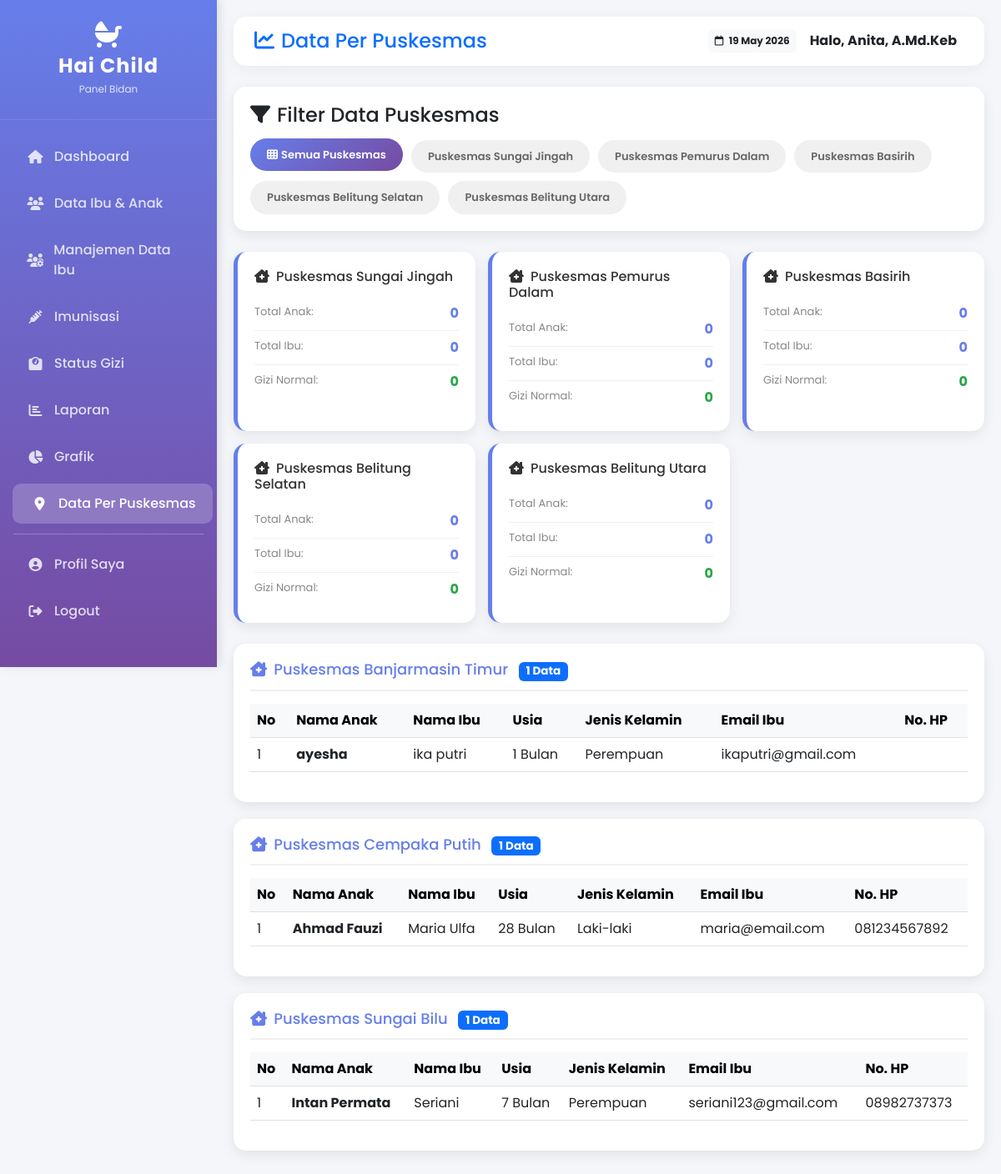
Screenshot of /bidan/data_per_puskesmas.php (signed in) with the database file from the repository.
### tables this page shows
CREATE TABLE `ibu_anak` (
  `id` int(11) NOT NULL,
  `user_id` int(11) NOT NULL,
  `nama_ibu` varchar(100) NOT NULL,
  `nama_anak` varchar(100) NOT NULL,
  `tanggal_lahir_anak` date NOT NULL,
  `jenis_kelamin` enum('L','P') NOT NULL,
  `puskesmas` varchar(100) NOT NULL DEFAULT 'Puskesmas Cempaka Putih',
  `created_at` timestamp NOT NULL DEFAULT current_timestamp(),
  `updated_at` timestamp NOT NULL DEFAULT current_timestamp() ON UPDATE current_timestamp()
);

CREATE TABLE `users` (
  `id` int(11) NOT NULL,
  `username` varchar(50) NOT NULL,
  `password` varchar(255) NOT NULL,
  `role` enum('bidan','ibu_anak') NOT NULL DEFAULT 'ibu_anak',
  `nama_lengkap` varchar(100) NOT NULL,
  `email` varchar(100) NOT NULL,
  `no_hp` varchar(20) DEFAULT NULL,
  `status` enum('active','inactive') NOT NULL DEFAULT 'active',
  `created_at` timestamp NOT NULL DEFAULT current_timestamp(),
  `updated_at` timestamp NOT NULL DEFAULT current_timestamp() ON UPDATE current_timestamp()
);

### bidan/data_per_puskesmas.php (the view, shortened to what this page needs)
<?php
require_once '../includes/header_bidan.php';
$database = new Database();
$db = $database->getConnection();
$puskesmas_list = [
    'Puskesmas Sungai Jingah',
    'Puskesmas Pemurus Dalam',
    'Puskesmas Basirih',
    'Puskesmas Belitung Selatan',
    'Puskesmas Belitung Utara'
];
$selected_puskesmas = $_GET['puskesmas'] ?? 'all';
if ($selected_puskesmas == 'all') {
    $where_clause = "1=1";
    $params = [];
} else {
    $where_clause = "ia.puskesmas = ?";
    $params = [$selected_puskesmas];
}
$query = "SELECT ia.*, u.nama_lengkap as nama_ibu, u.email, u.no_hp
          FROM ibu_anak ia
          LEFT JOIN users u ON ia.user_id = u.id
          WHERE $where_clause
          ORDER BY ia.puskesmas, ia.nama_anak";
$stmt = $db->prepare($query);
$stmt->execute($params);
$data = $stmt->fetchAll(PDO::FETCH_ASSOC);
$data_grouped = [];
foreach ($data as $row) {
    $puskesmas = $row['puskesmas'] ?? 'Lainnya';
    if (!isset($data_grouped[$puskesmas])) {
        $data_grouped[$puskesmas] = [];
    }
    $data_grouped[$puskesmas][] = $row;
}
$stats_per_puskesmas = [];
foreach ($puskesmas_list as $puskesmas) {
    $stmt = $db->prepare("SELECT
        COUNT(*) as total_anak,
        COUNT(DISTINCT user_id) as total_ibu,
        SUM(CASE WHEN jk.status_gizi = 'normal' THEN 1 ELSE 0 END) as gizi_normal
        FROM ibu_anak ia
        LEFT JOIN status_gizi jk ON ia.id = jk.ibu_anak_id
        WHERE ia.puskesmas = ?
        GROUP BY ia.puskesmas");
    $stmt->execute([$puskesmas]);
    $stat = $stmt->fetch(PDO::FETCH_ASSOC);
    $stats_per_puskesmas[$puskesmas] = [
        'total_anak' => $stat['total_anak'] ?? 0,
        'total_ibu' => $stat['total_ibu'] ?? 0,
        'gizi_normal' => $stat['gizi_normal'] ?? 0
    ];
}
?>
<div class="puskesmas-filter">
    <h4><i class="fas fa-filter me-2"></i>Filter Data Puskesmas</h4>
    <div class="puskesmas-tabs">
        <a href="?puskesmas=all" class="puskesmas-tab <?php echo $selected_puskesmas == 'all' ? 'active' : ''; ?>">
            <i class="fas fa-th me-1"></i>Semua Puskesmas
        </a>
        <?php foreach ($puskesmas_list as $puskesmas): ?>
            <a href="?puskesmas=<?php echo urlencode($puskesmas); ?>"
               class="puskesmas-tab <?php echo $selected_puskesmas == $puskesmas ? 'active' : ''; ?>">
                <?php echo htmlspecialchars($puskesmas); ?>
            </a>
        <?php endforeach; ?>
    </div>
</div>
<div class="stats-grid">
    <?php foreach ($puskesmas_list as $puskesmas):
        $stat = $stats_per_puskesmas[$puskesmas];
    ?>
    <div class="puskesmas-card">
        <h4><i class="fas fa-clinic-medical me-2"></i><?php echo htmlspecialchars($puskesmas); ?></h4>
        <div class="stat-row">
            <span class="stat-label">Total Anak:</span>
            <span class="stat-value"><?php echo $stat['total_anak']; ?></span>
        </div>
        <div class="stat-row">
            <span class="stat-label">Total Ibu:</span>
            <span class="stat-value"><?php echo $stat['total_ibu']; ?></span>
        </div>
        <div class="stat-row">
            <span class="stat-label">Gizi Normal:</span>
            <span class="stat-value" style="color: #28a745;"><?php echo $stat['gizi_normal']; ?></span>
        </div>
    </div>
    <?php endforeach; ?>
</div>
<?php if ($selected_puskesmas == 'all'): ?>
    <?php foreach ($data_grouped as $puskesmas => $items): ?>
    <div class="data-section">
        <h3><i class="fas fa-clinic-medical me-2"></i><?php echo htmlspecialchars($puskesmas); ?>
            <span class="badge bg-primary ms-2"><?php echo count($items); ?> Data</span>
        </h3>
        <div class="table-responsive">
            <table class="table table-hover">
                <thead class="table-light">
                    <tr>
                        <th>No</th>
                        <th>Nama Anak</th>
                        <th>Nama Ibu</th>
                        <th>Usia</th>
                        <th>Jenis Kelamin</th>
                        <th>Email Ibu</th>
                        <th>No. HP</th>
                    </tr>
                </thead>
                <tbody>
                    <?php $no = 1; foreach ($items as $row):
                        $birthDate = new DateTime($row['tanggal_lahir_anak']);
                        $today = new DateTime("today");
                        $age = $today->diff($birthDate);
                        $umur_bulan = ($age->y * 12) + $age->m;
                    ?>
                    <tr>
                        <td><?php echo $no++; ?></td>
                        <td><strong><?php echo htmlspecialchars($row['nama_anak']); ?></strong></td>
                        <td><?php echo htmlspecialchars($row['nama_ibu']); ?></td>
                        <td><?php echo $umur_bulan; ?> Bulan</td>
                        <td><?php echo $row['jenis_kelamin'] == 'L' ? 'Laki-laki' : 'Perempuan'; ?></td>
                        <td><?php echo htmlspecialchars($row['email']); ?></td>
                        <td><?php echo htmlspecialchars($row['no_hp']); ?></td>
                    </tr>
                    <?php endforeach; ?>
                </tbody>
            </table>
        </div>
    </div>
    <?php endforeach; ?>
<?php endif; ?>
<?php require_once '../includes/footer.php'; ?>

### includes/header_bidan.php (style rules this page uses)
body { font-family: 'Poppins', sans-serif; background-color: #f4f6f9; margin: 0; }

### bidan/data_per_puskesmas.php (style rules this page uses)
.puskesmas-filter { background: white; border-radius: 15px; padding: 20px; margin-bottom: 25px; box-shadow: 0 5px 15px rgba(0,0,0,0.08); }
.puskesmas-tabs { display: flex; gap: 10px; flex-wrap: wrap; margin-top: 15px; }
.puskesmas-tab { padding: 10px 20px; background: #f0f0f0; border-radius: 25px; text-decoration: none; color: #666; font-weight: 600; font-size: 13px; transition: all 0.3s; }
.puskesmas-tab:hover, .puskesmas-tab.active { background: linear-gradient(135deg, #667eea 0%, #764ba2 100%); color: white; transform: translateY(-2px); }
.stats-grid { display: grid; grid-template-columns: repeat(auto-fit, minmax(250px, 1fr)); gap: 15px; margin-bottom: 25px; }
.puskesmas-card { background: white; border-radius: 15px; padding: 20px; box-shadow: 0 5px 15px rgba(0,0,0,0.08); border-left: 5px solid #667eea; }
.puskesmas-card h4 { margin: 0 0 15px 0; color: #333; font-size: 16px; }
.stat-row { display: flex; justify-content: space-between; padding: 8px 0; border-bottom: 1px solid #f0f0f0; }
.stat-row:last-child { border-bottom: none; }
.stat-label { color: #888; font-size: 13px; }
.stat-value { font-weight: 700; color: #667eea; }
.data-section { background: white; border-radius: 15px; padding: 20px; margin-bottom: 20px; box-shadow: 0 5px 15px rgba(0,0,0,0.08); }
.data-section h3 { margin: 0 0 15px 0; color: #667eea; font-size: 18px; border-bottom: 2px solid #f0f0f0; padding-bottom: 10px; }

### rows the page displays
ibu_anak: nama_anak "ayesha", user.nama_lengkap "ika putri", tanggal_lahir_anak "1", jenis_kelamin "Perempuan", user.email "ikaputri@gmail.com"
ibu_anak: nama_anak "Ahmad Fauzi", user.nama_lengkap "Maria Ulfa", tanggal_lahir_anak "28", jenis_kelamin "Laki-laki", user.email "maria@email.com", user.no_hp "081234567892"
ibu_anak: nama_anak "Intan Permata", user.nama_lengkap "Seriani", tanggal_lahir_anak "7", jenis_kelamin "Perempuan", user.email "seriani123@gmail.com", user.no_hp "08982737373"

### other values shown
$page_title "Data Per Puskesmas"
$_SESSION['nama'] "Anita, A.Md.Keb"
$puskesmas "Puskesmas Sungai Jingah"
$puskesmas "Puskesmas Pemurus Dalam"
$puskesmas "Puskesmas Basirih"
$puskesmas "Puskesmas Belitung Selatan"
$puskesmas "Puskesmas Belitung Utara"
$stat['total_anak'] "0"
$stat['total_ibu'] "0"
$stat['gizi_normal'] "0"
$puskesmas "Puskesmas Banjarmasin Timur"
count($items) "1"
$puskesmas "Puskesmas Cempaka Putih"
$puskesmas "Puskesmas Sungai Bilu"
